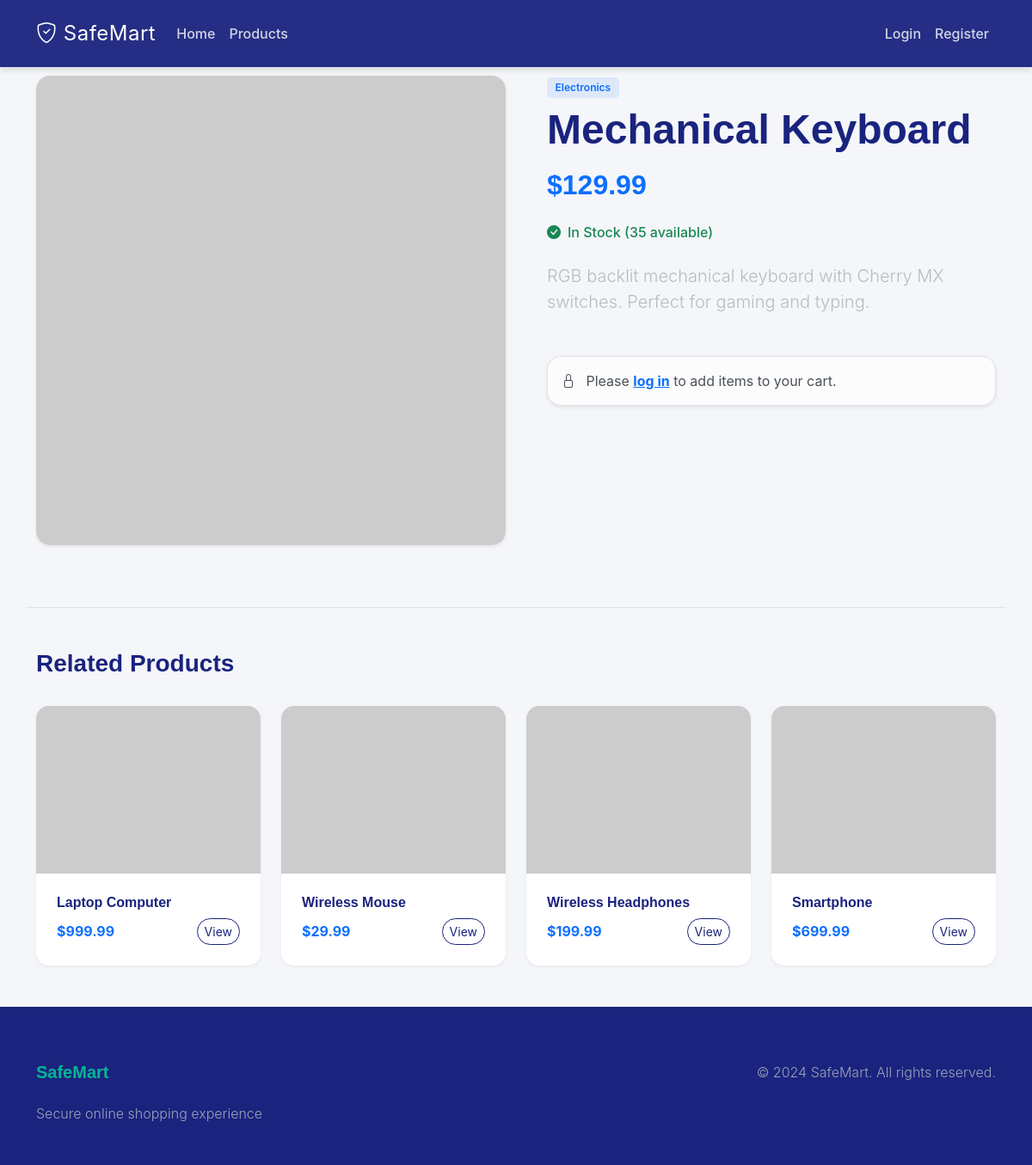
Page /product/mechanical-keyboard on the committed database.
### app/models.py (models this page shows, shortened)
class Category(db.Model):
    __tablename__ = 'categories'
    id = db.Column(db.Integer, primary_key=True)
    name = db.Column(db.String(100), unique=True, nullable=False, index=True)
    slug = db.Column(db.String(100), unique=True, nullable=False, index=True)
    description = db.Column(db.Text)
    created_at = db.Column(db.DateTime, default=datetime.utcnow, nullable=False)
    products = db.relationship('Product', backref='category', lazy='dynamic', cascade='all, delete-orphan')

class Product(db.Model):
    __tablename__ = 'products'
    id = db.Column(db.Integer, primary_key=True)
    name = db.Column(db.String(200), nullable=False, index=True)
    slug = db.Column(db.String(200), unique=True, nullable=False, index=True)
    description = db.Column(db.Text, nullable=False)
    price = db.Column(db.Numeric(10, 2), nullable=False)
    stock = db.Column(db.Integer, default=0, nullable=False)
    image = db.Column(db.String(255))
    category_id = db.Column(db.Integer, db.ForeignKey('categories.id'), nullable=False)
    is_active = db.Column(db.Boolean, default=True, nullable=False)
    created_at = db.Column(db.DateTime, default=datetime.utcnow, nullable=False)
    updated_at = db.Column(db.DateTime, default=datetime.utcnow, onupdate=datetime.utcnow)
    order_items = db.relationship('OrderItem', backref='product', lazy='dynamic', cascade='all, delete-orphan')
    cart_items = db.relationship('CartItem', backref='product', lazy='dynamic', cascade='all, delete-orphan')
    def is_in_stock(self):
        return self.stock > 0 and self.is_active

### app/main/routes.py (the view)
@main_bp.route('/product/<slug>')
def product_detail(slug):
    product = Product.query.filter_by(slug=slug, is_active=True).first_or_404()
    related_products = Product.query.filter(
        Product.category_id == product.category_id,
        Product.id != product.id,
        Product.is_active == True
    ).limit(4).all()
    return render_template('main/product_detail.html',
                         title=product.name,
                         product=product,
                         related_products=related_products)

### app/templates/main/product_detail.html
{% extends "base.html" %}
{% block content %}
<div class="row animate__animated animate__fadeIn">
    <div class="col-md-6 mb-4">
        <div class="card border-0 shadow-sm overflow-hidden rounded-4">
            <img src="{{ product|product_image }}" class="img-fluid w-100" alt="{{ product.name }}"
                style="object-fit: cover;"
                onerror="this.onerror=null; this.src='https://via.placeholder.com/500x500?text={{ product.name|urlencode }}';">
        </div>
    </div>
    <div class="col-md-6">
        <div class="ps-md-4">
            <span class="badge bg-primary bg-opacity-10 text-primary mb-2">{{ product.category.name }}</span>
            <h1 class="display-5 fw-bold mb-3">{{ product.name }}</h1>
            <h2 class="text-primary fw-bold mb-4">${{ "%.2f"|format(product.price) }}</h2>
            <div class="mb-4">
                {% if product.is_in_stock() %}
                <div class="d-flex align-items-center text-success">
                    <i class="bi bi-check-circle-fill me-2"></i>
                    <span class="fw-medium">In Stock ({{ product.stock }} available)</span>
                </div>
                {% else %}
                <div class="d-flex align-items-center text-danger">
                    <i class="bi bi-x-circle-fill me-2"></i>
                    <span class="fw-medium">Out of Stock</span>
                </div>
                {% endif %}
            </div>
            <p class="lead text-muted mb-5">{{ product.description }}</p>
            {% if current_user.is_authenticated and product.is_in_stock() %}
            <div class="card bg-light border-0 rounded-4 p-4">
                <form method="POST" action="{{ url_for('main.add_to_cart', product_id=product.id) }}">
                    <div class="row g-3 align-items-end">
                        <div class="col-md-4">
                            <label for="quantity" class="form-label fw-bold">Quantity</label>
                            <input type="number" name="quantity" id="quantity" value="1" min="1"
                                max="{{ product.stock }}" class="form-control form-control-lg">
                        </div>
                        <div class="col-md-8">
                            <button type="submit" class="btn btn-primary btn-lg w-100">
                                <i class="bi bi-cart-plus me-2"></i> Add to Cart
                            </button>
                        </div>
                    </div>
                </form>
            </div>
            {% elif not current_user.is_authenticated %}
            <div class="alert alert-light border shadow-sm rounded-4">
                <i class="bi bi-lock me-2"></i> Please <a href="{{ url_for('auth.login') }}" class="fw-bold">log in</a>
                to add items to your cart.
            </div>
            {% endif %}
        </div>
    </div>
</div>
{% if related_products %}
<div class="row mt-5 pt-5 border-top">
    <div class="col-12 mb-4">
        <h3 class="fw-bold">Related Products</h3>
    </div>
    {% for product in related_products %}
    <div class="col-md-6 col-lg-3 mb-4">
        <div class="card product-card h-100">
            <div class="card-img-wrapper">
                <img src="{{ product|product_image }}" class="card-img-top" alt="{{ product.name }}"
                    onerror="this.onerror=null; this.src='https://via.placeholder.com/400x400?text={{ product.name|urlencode }}';">
            </div>
            <div class="card-body d-flex flex-column">
                <h5 class="card-title h6">{{ product.name }}</h5>
                <div class="mt-auto d-flex justify-content-between align-items-center">
                    <span class="text-primary fw-bold">${{ "%.2f"|format(product.price) }}</span>
                    <a href="{{ url_for('main.product_detail', slug=product.slug) }}"
                        class="btn btn-outline-primary btn-sm rounded-pill">View</a>
                </div>
            </div>
        </div>
    </div>
    {% endfor %}
</div>
{% endif %}
{% endblock %}

### app/static/css/style.css (style rules this page uses)
:root { --primary-color: #1a237e; --secondary-color: #00b894; --accent-color: #ff7675; --dark-bg: #2d3436; --light-bg: #f4f6f9; --white: #ffffff; --text-primary: #2d3436; --text-secondary: #636e72; --gradient-primary: linear-gradient(135deg, #1a237e 0%, #3949ab 100%); --gradient-accent: linear-gradient(135deg, #ff7675 0%, #d63031 100%); --shadow-sm: 0 2px 4px rgba(0, 0, 0, 0.05); --shadow-md: 0 4px 6px rgba(0, 0, 0, 0.1); --shadow-lg: 0 10px 15px rgba(0, 0, 0, 0.1); --shadow-hover: 0 20px 25px rgba(0, 0, 0, 0.15); }
body { font-family: 'Inter', sans-serif; background-color: var(--light-bg); color: var(--text-primary); display: flex; flex-direction: column; min-height: 100vh; overflow-x: hidden; }
h1, h2, h3, h4, h5, h6 { font-family: 'Poppins', sans-serif; font-weight: 600; color: var(--primary-color); }
.product-card { border: none; border-radius: 15px; overflow: hidden; box-shadow: var(--shadow-sm); transition: all 0.3s cubic-bezier(0.4, 0, 0.2, 1); background: var(--white); height: 100%; }
.card-img-wrapper { overflow: hidden; position: relative; padding-top: 75%; }
.card-img-top { position: absolute; top: 0; left: 0; width: 100%; height: 100%; object-fit: cover; transition: transform 0.5s ease; }
.card-body { padding: 1.5rem; }
.card-title { font-weight: 700; color: var(--primary-color); margin-bottom: 0.5rem; }
.btn-outline-primary { color: var(--primary-color); border-color: var(--primary-color); border-radius: 8px; }
.text-muted { color: #b2bec3 !important; }
.badge { padding: 0.5em 0.8em; font-weight: 600; border-radius: 6px; }

### app/templates/base.html (style rules this page uses)
body { margin-top: 4rem; }
.product-card { transition: transform 0.2s; }

### rows in the picture
Category: category.name "Electronics"
Product: name "Mechanical Keyboard", price "129.99", stock "35", description "RGB backlit mechanical keyboard with Cherry MX switches. Perfect for gaming and typing."
Product: name "Laptop Computer", price "999.99"
Product: name "Wireless Mouse", price "29.99"
Product: name "Wireless Headphones", price "199.99"
Product: name "Smartphone", price "699.99"
